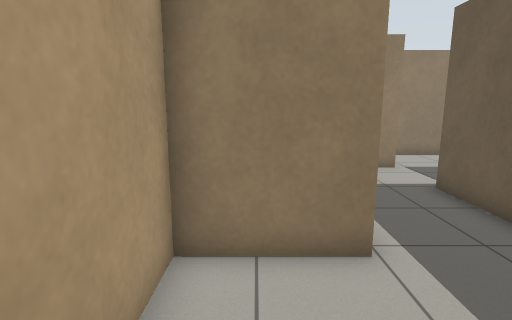
View 1 (above)

24 first-person views from a walk through a Gazebo world. The camera is 1.2 m above the floor, tilts 10° down and sees 80° across. The floor is counted in squares, 0.5 m on a side. Each view is taken from the middle of a square. On the plan, view 1 faces up. The plan holds only what a view shows up to about 18 squares ahead; the rest is blank.

View 2
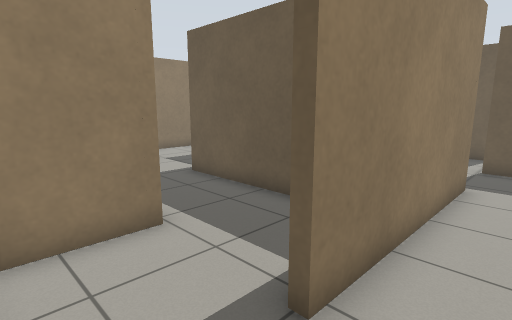

View 3
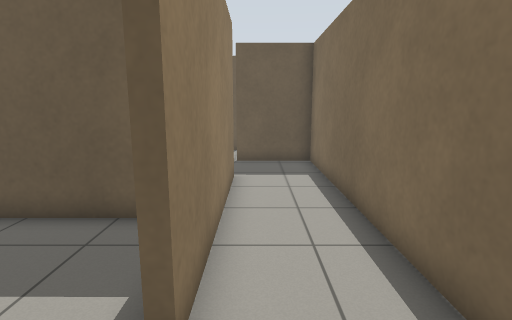

View 4
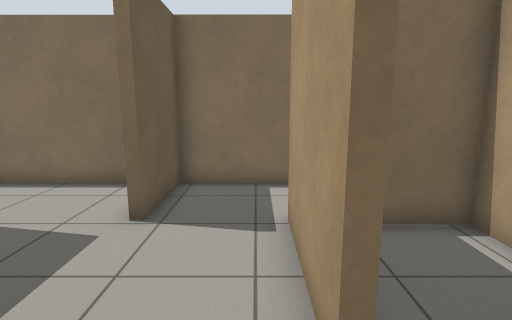

View 5
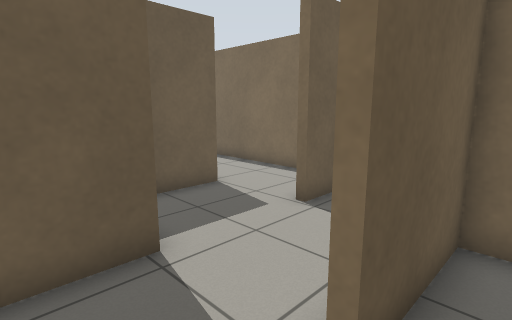

View 6
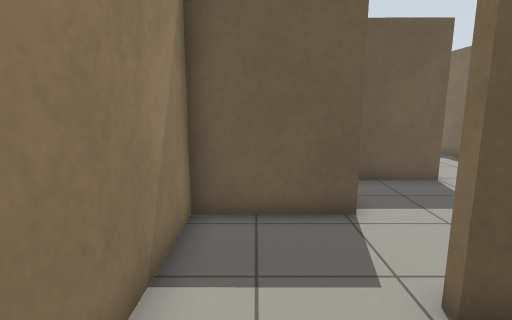

View 7
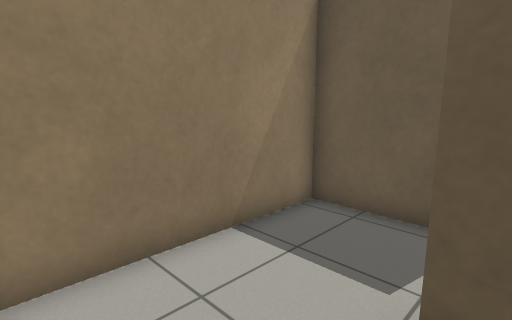

View 8
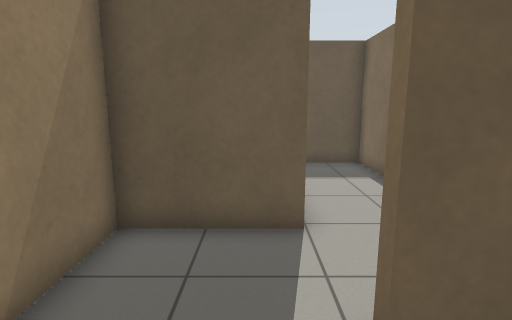

View 9
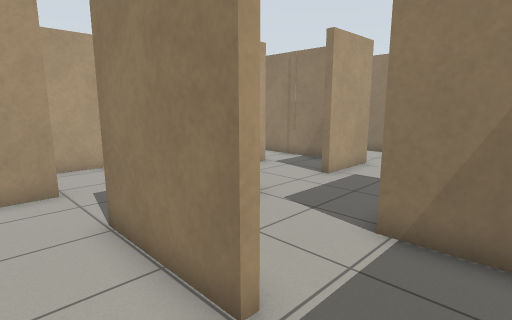

View 10
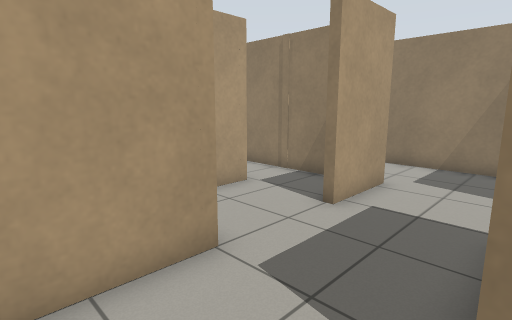

View 11
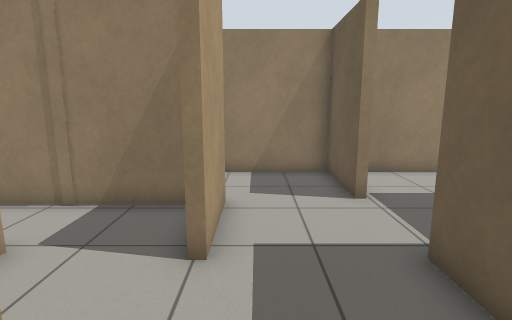

View 12
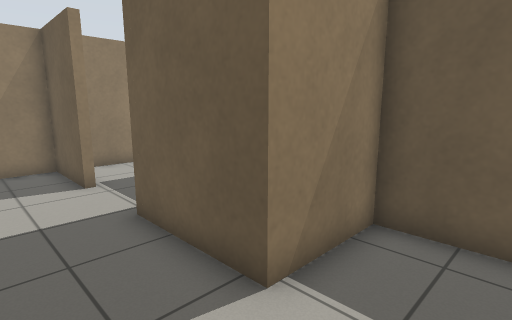

View 13
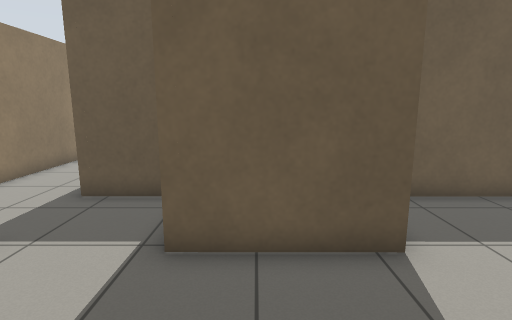

View 14
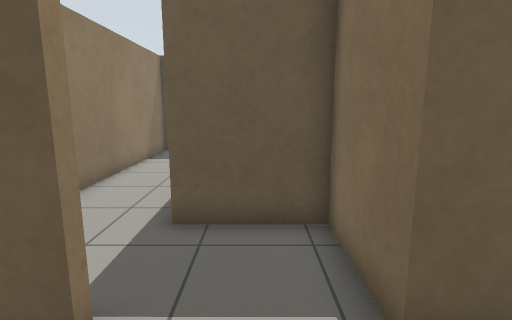

View 15
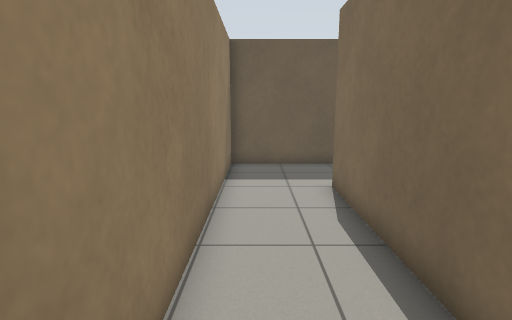

View 16
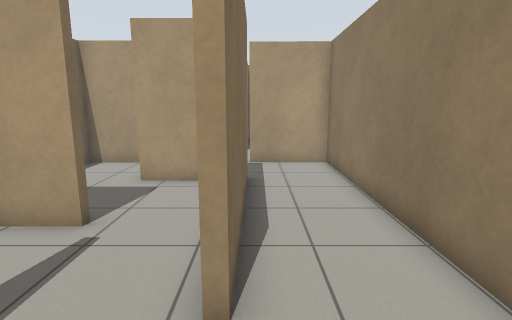

View 17
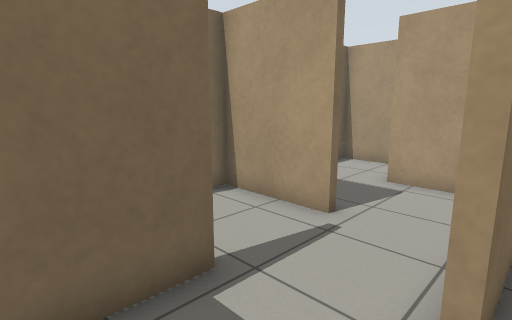

View 18
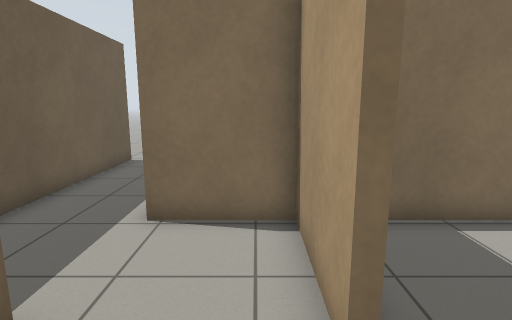

View 19
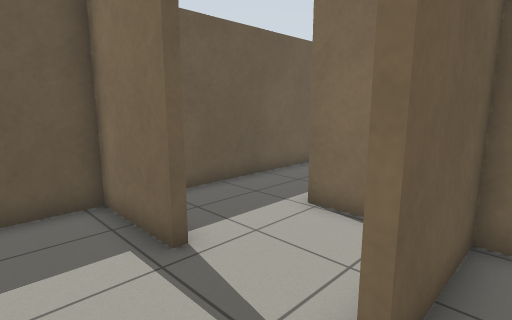

View 20
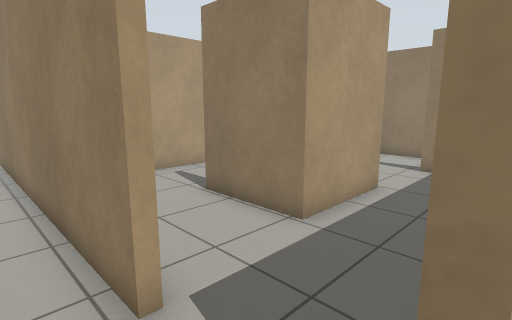

View 21
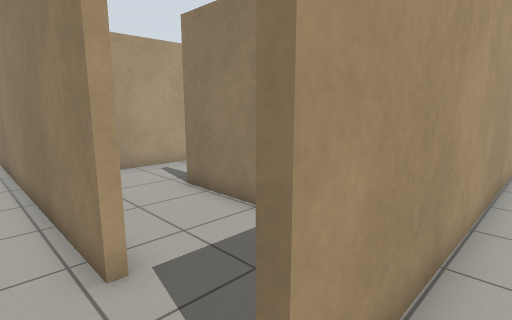

View 22
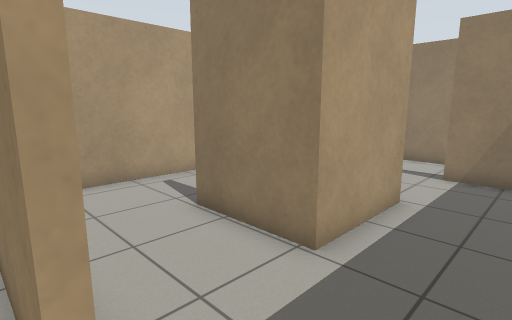

View 23
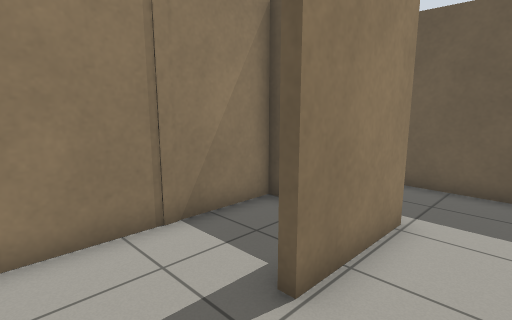

View 24
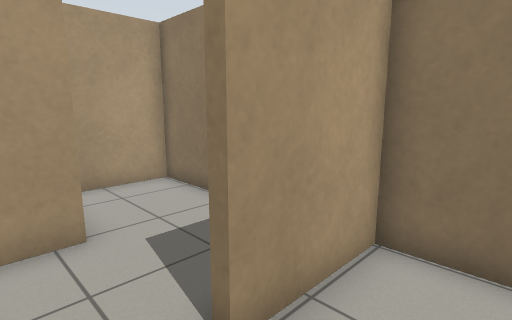

### Floor plan
Points are (right, up) in squares from view 1. A wall is a line through its corners. A room is listed if a view was taken in it or the views show most of it. See-through windows are left out.
Room 1 (views 1, 2, 3, 4, 8, 9)
walls: (12.6, 1) (12.6, -0.4); (12.4, 4.7) (12.4, 8.5) (9.5, 8.5); (9.3, 4.9) (9.3, 0.8) (1.6, 0.8); (14.1, -2.4) (22.9, -2.4) (22.9, 1.5); (19.7, 1.5) (19.7, 1.1) (15.7, 1.1) (15.7, 4.7) (12.9, 4.8); (1.5, -2.4) (12.4, -2.4) (12.4, 0.8)
ways out: opening at (9, 6.5) to room 2; opening at (21, 1) to room 3; opening at (0, 1) to room 14
Room 2 (views 5, 6, 7)
walls: (5.6, 2.1) (5.6, 1.1) (9, 1.1) (9, 4.9); (9.5, 8.5) (6.1, 8.5)
ways out: opening at (9, 6.5) to room 1
Room 3 (views 10, 11, 12)
walls: (16, 5.1) (16, 2.1); (22.9, 1.5) (22.9, 4.5) (19.7, 4.5)
ways out: opening at (21, 1) to room 1; opening at (18, 5) to room 5
Room 4 (view 13)
walls: (12.8, 8.8) (12.8, 7.5)
ways out: opening at (16, 7) to room 5; opening at (14.5, 9) to room 15
Room 5 (view 14)
walls: (16.2, 11.6) (16.2, 8.5); (19.7, 11.7) (19.7, 15.1) (12.6, 15.1) (12.6, 12.3); (19.9, 11.7) (19.5, 11.7); (19.7, 4.5) (19.7, 8.6)
ways out: opening at (18, 5) to room 3; opening at (16, 7) to room 4; opening at (20, 10) to room 11
Room 6 (views 15, 16, 17)
walls: (22.9, 11.7) (29.9, 11.7); (33.7, 11.5) (33.7, 15) (19.9, 15.1) (19.9, 11.7)
ways out: opening at (31.5, 12) to room 7; opening at (21.5, 12) to room 11
Room 7 (views 18, 23)
walls: (30.4, 8.5) (33.7, 8.5) (33.7, 11.5); (32.2, 8.4) (30.4, 8.4); (27.2, 8.6) (27.1, 4.8) (30.3, 4.8) (30.3, 1.1) (26.7, 1.1); (33.6, -2.7) (33.7, 6.3); (29.9, 11.7) (29.9, 11.4) (27.5, 11.4); (23.2, 1.5) (23.2, -0.5)
ways out: opening at (31.5, 12) to room 6; opening at (27, 10) to room 8; opening at (32.5, -2) to room 10; opening at (25, 1) to room 12
Room 8 (view 19)
walls: (23.2, 10.2) (23.2, 8.2); (26.9, 7.4) (26.9, 8.6) (27.2, 8.6)
ways out: opening at (27, 10) to room 7; opening at (25, 8) to room 13
Room 9 (views 20, 21)
walls: (34, 9.3) (34, -2.7)
ways out: opening at (34, -3.5) to room 10
Room 10 (view 22)
walls: (31, -2.7) (18.3, -2.7)
ways out: opening at (32.5, -2) to room 7; opening at (34, -3.5) to room 9
Room 11 (view 24)
walls: (19.7, 8.6) (22.9, 8.6) (22.9, 11.7)
ways out: opening at (20, 10) to room 5; opening at (21.5, 12) to room 6
Room 12 (no view inside)
walls: (23.2, 3.7) (23.2, 1.5); (30, 4.1) (30, 4.5) (24.2, 4.5)
ways out: opening at (25, 1) to room 7
Room 13 (no view inside)
walls: (22.5, 4.8) (26.8, 4.8) (26.9, 7.4); (19.9, 7.1) (19.9, 4.8)
ways out: opening at (25, 8) to room 8
Room 14 (no view inside)
walls: (2, 4.6) (-1.3, 4.6) (-1.3, 1.4)
ways out: opening at (0, 1) to room 1; opening at (2, 3)
Room 15 (no view inside)
walls: (15.4, 11.2) (10.2, 11.2)
ways out: opening at (14.5, 9) to room 4

Where each view was taken, in squares from view 1:
view 1: 0 up, 0 right, facing up
view 2: 1 down, 1 left, facing up-right
view 3: 0 up, 1 left, facing right
view 4: 7 up, 10 right, facing down
view 5: 7 up, 8 right, facing down-right
view 6: 7 up, 6 right, facing right
view 7: 4 up, 6 right, facing up-right
view 8: 2 up, 10 right, facing right
view 9: 1 down, 22 right, facing up-left
view 10: 2 up, 20 right, facing up-left
view 11: 4 up, 17 right, facing up
view 12: 2 up, 17 right, facing up-right
view 13: 7 up, 15 right, facing right
view 14: 10 up, 17 right, facing right
view 15: 14 up, 21 right, facing right
view 16: 12 up, 33 right, facing left
view 17: 12 up, 33 right, facing down-left
view 18: 11 up, 28 right, facing down
view 19: 11 up, 26 right, facing down-right
view 20: 4 down, 34 right, facing up-left
view 21: 4 down, 35 right, facing up-left
view 22: 3 down, 33 right, facing up-left
view 23: 1 down, 24 right, facing up-right
view 24: 10 up, 22 right, facing up-left
